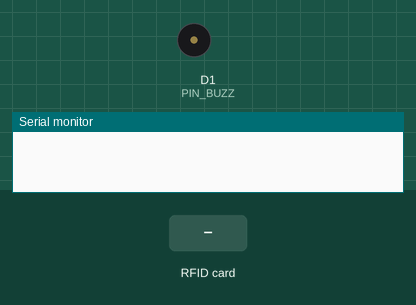
Simulated run of this program. Board: ESP8266 (NodeMCU). Parts: buzzer (waves = sounding, pin HIGH), the last lines printed to the serial monitor. Inputs (shaded band) come from the test bench.

Above: at 1.5 s.
1.6 s: RFID card 5E 7A 19 C4 held to the reader
At 2.04 s:
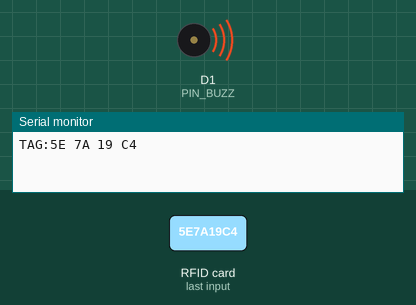
Timing chart, 0 to 4.6 s (numbered marks = the images above; inputs shaded):
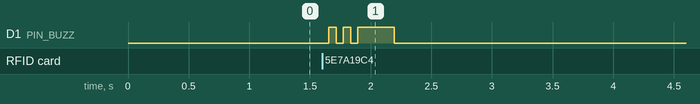

Measured:
- after the input at 1.6 s, D1 (PIN_BUZZ): goes HIGH 0.06 s, LOW 0.06 s, HIGH 0.06 s, LOW 0.06 s, HIGH 0.30 s, then LOW, starting after 0.06 s

The program:

main.cpp
```cpp
#include <Arduino.h>
#include <SPI.h>
#include <MFRC522.h>

// Auf false setzen wenn der ESP produktiv läuft (nur TAG:-Zeilen, kein Rauschen)
#define DEBUG_MODE false

#define PIN_RST  D3
#define PIN_SS   D8
#define PIN_BUZZ D1

MFRC522 rfid(PIN_SS, PIN_RST);

static unsigned long letzterHeartbeat = 0;

void beep(uint16_t dauer_ms) {
    digitalWrite(PIN_BUZZ, HIGH);
    delay(dauer_ms);
    digitalWrite(PIN_BUZZ, LOW);
}

// Scan-Bestätigung: di-di-DAAAH
void beepScan() {
    beep(60);  delay(60);
    beep(60);  delay(60);
    beep(300);
}

String uidAlsString(MFRC522::Uid& uid) {
    String s;
    for (byte i = 0; i < uid.size; i++) {
        if (i > 0) s += ' ';
        if (uid.uidByte[i] < 0x10) s += '0';
        s += String(uid.uidByte[i], HEX);
    }
    s.toUpperCase();
    return s;
}

void handleCard() {
    String uid = uidAlsString(rfid.uid);

    // Maschinenlesbare Ausgabe für die Go-Software – immer ausgeben
    Serial.print("TAG:");
    Serial.println(uid);

#if DEBUG_MODE
    Serial.println("┌─────────────────────────────────┐");
    Serial.print  ("│ RFID-Tag gelesen                 │\n│ UID: ");
    Serial.println(uid);
    Serial.println("└─────────────────────────────────┘");
#endif

    beepScan();
}

void setup() {
    Serial.begin(115200);
    delay(200);

    pinMode(PIN_BUZZ, OUTPUT);
    digitalWrite(PIN_BUZZ, LOW);

#if DEBUG_MODE
    Serial.println("\n=====================================");
    Serial.println("       Dewey RFID-Reader v1.0        ");
    Serial.print  ("       Modus: DEBUG");
    Serial.println("\n=====================================");
#endif

    SPI.begin();
    rfid.PCD_Init();
    delay(50);

    byte version = rfid.PCD_ReadRegister(MFRC522::VersionReg);

#if DEBUG_MODE
    if (version == 0x00 || version == 0xFF) {
        Serial.println("[FEHLER] RC522 nicht erkannt – SPI-Verkabelung prüfen!");
    } else {
        Serial.print("[OK] RC522 erkannt (Firmware 0x");
        Serial.print(version, HEX);
        Serial.println(")");
    }
    Serial.println("Warte auf Tag  (. = 3s Heartbeat)");
    Serial.println("-------------------------------------");
#endif
}

void loop() {
#if DEBUG_MODE
    if (millis() - letzterHeartbeat >= 3000) {
        Serial.print('.');
        letzterHeartbeat = millis();
    }
#endif

    if (!rfid.PICC_IsNewCardPresent() || !rfid.PICC_ReadCardSerial()) {
        delay(50);
        return;
    }

    handleCard();

    rfid.PICC_HaltA();
    rfid.PCD_StopCrypto1();

    delay(2000);
    letzterHeartbeat = millis();
}
```
